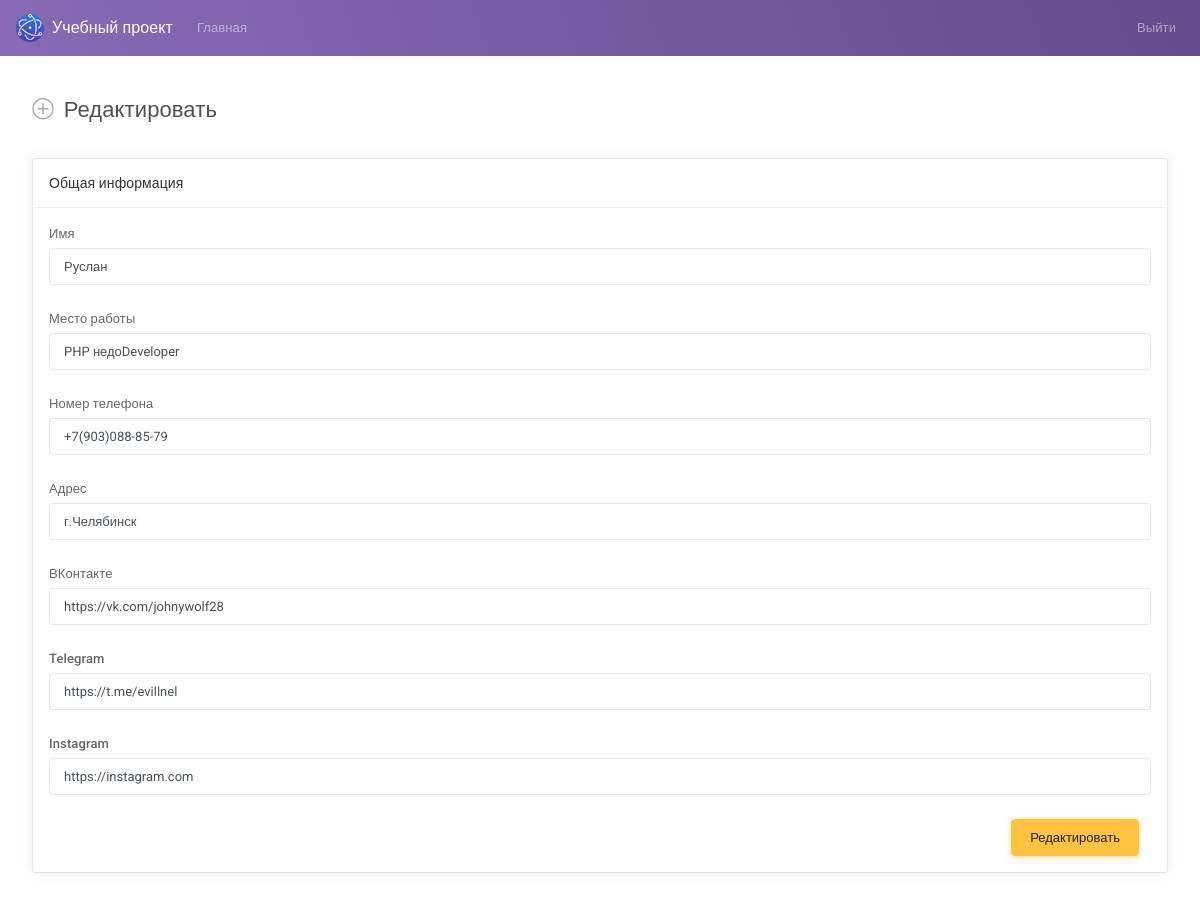
/edit.php?id=12 (signed in), run on the app's committed database.
### tables this page shows
CREATE TABLE `users` (
  `id` int(11) NOT NULL,
  `email` varchar(255) NOT NULL,
  `password` varchar(255) NOT NULL,
  `username` varchar(255) NOT NULL DEFAULT 'Новый пользователь',
  `role` varchar(255) NOT NULL DEFAULT 'user',
  `job_title` varchar(255) DEFAULT NULL,
  `status` varchar(255) DEFAULT 'danger',
  `image` varchar(255) DEFAULT NULL,
  `phone` varchar(255) DEFAULT NULL,
  `address` varchar(255) DEFAULT NULL,
  `vk` varchar(255) DEFAULT NULL,
  `telegram` varchar(255) DEFAULT NULL,
  `instagram` varchar(255) DEFAULT NULL
);

### app/functions.php (called while the page is built, shortened)
<?php
function is_logged_in(){
    if(isset($_SESSION["user_id"])){
        return true;
    }
    return false;
}
function get_user_by_id($pdo, $user_id)
{
    $sql = "SELECT * FROM `users` WHERE id = :user_id";
    $stmt = $pdo->prepare($sql);
    $stmt->execute([":user_id" => $user_id]);
    $user = $stmt->fetch(PDO::FETCH_ASSOC);
    return $user;
}

### edit.php (the view, shortened to what this page needs)
<?php
require_once 'app/functions.php';
$pdo = dbConnect();
$user = get_user_by_id($pdo, $_GET['id']);
?>
<!DOCTYPE html>
<html lang="en">
<head>
    <link id="vendorsbundle" rel="stylesheet" media="screen, print" href="css/vendors.bundle.css">
    <link id="appbundle" rel="stylesheet" media="screen, print" href="css/app.bundle.css">
    <link id="myskin" rel="stylesheet" media="screen, print" href="css/skins/skin-master.css">
    <link rel="stylesheet" media="screen, print" href="css/fa-solid.css">
    <link rel="stylesheet" media="screen, print" href="css/fa-brands.css">
</head>
<body>
    <nav class="navbar navbar-expand-lg navbar-dark bg-primary bg-primary-gradient">
        <a class="navbar-brand d-flex align-items-center fw-500" href="users.php"><img alt="logo" class="d-inline-block align-top mr-2" src="img/logo.png"> Учебный проект</a>
        <div class="collapse navbar-collapse" id="navbarColor02">
            <ul class="navbar-nav mr-auto">
                <li class="nav-item">
                    <a class="nav-link" href="users.php">Главная <span class="sr-only">(current)</span></a>
                </li>
            </ul>
            <ul class="navbar-nav ml-auto">
                <?php if (is_logged_in()):?>
                    <li class="nav-item">
                        <a class="nav-link" href="app/logout.php">Выйти</a>
                    </li>
                <?php endif;?>
            </ul>
        </div>
    </nav>
    <main id="js-page-content" role="main" class="page-content mt-3">
        <div class="subheader">
            <h1 class="subheader-title">
                <i class='subheader-icon fal fa-plus-circle'></i> Редактировать
            </h1>
        </div>
        <form action="app/edit_handler.php" method="post">
            <div class="row">
                <div class="col-xl-6">
                    <div id="panel-1" class="panel">
                        <div class="panel-container">
                            <div class="panel-hdr">
                                <h2>Общая информация</h2>
                            </div>
                            <div class="panel-content">
                                <div class="form-group">
                                    <label class="form-label" for="simpleinput">Имя</label>
                                    <input type="text" name="username" id="simpleinput" class="form-control" value="<?=htmlspecialchars($user['username'])?>">
                                </div>
                                <div class="form-group">
                                    <label class="form-label" for="simpleinput">Место работы</label>
                                    <input type="text" name="job_title" id="simpleinput" class="form-control" value="<?=htmlspecialchars($user['job_title'])?>">
                                </div>
                                <div class="form-group">
                                    <label class="form-label" for="simpleinput">Номер телефона</label>
                                    <input type="text" name="phone" id="simpleinput" class="form-control" value="<?=htmlspecialchars($user['phone'])?>">
                                </div>
                                <div class="form-group">
                                    <label class="form-label" for="simpleinput">Адрес</label>
                                    <input type="text" name="address" id="simpleinput" class="form-control" value="<?=htmlspecialchars($user['address'])?>">
                                </div>
                                <div class="form-group">
                                    <label class="form-label" for="simpleinput">ВКонтакте</label>
                                    <input type="text" name="vk" id="simpleinput" class="form-control" value="<?=htmlspecialchars($user['vk'])?>">
                                </div>
                                <div class="form-group">
                                    <label class="form-label" for="simpleinput">Telegram</label>
                                    <input type="text" name="telegram" id="simpleinput" class="form-control" value="<?=htmlspecialchars($user['telegram'])?>">
                                </div>
                                <div class="form-group">
                                    <label class="form-label" for="simpleinput">Instagram</label>
                                    <input type="text" name="instagram" id="simpleinput" class="form-control" value="<?=htmlspecialchars($user['instagram'])?>">
                                </div>
                                <div class="col-md-12 mt-3 d-flex flex-row-reverse">
                                    <button class="btn btn-warning">Редактировать</button>
                                </div>
                            </div>
                        </div>
                    </div>
                </div>
            </div>
        </form>
    </main>
</body>
</html>

### data on the page
users: username "Руслан", job_title "PHP недоDeveloper", phone "+7(903)088-85-79", address "г.Челябинск", vk "https://vk.com/johnywolf28", telegram "https://t.me/evillnel", instagram "https://instagram.com"
